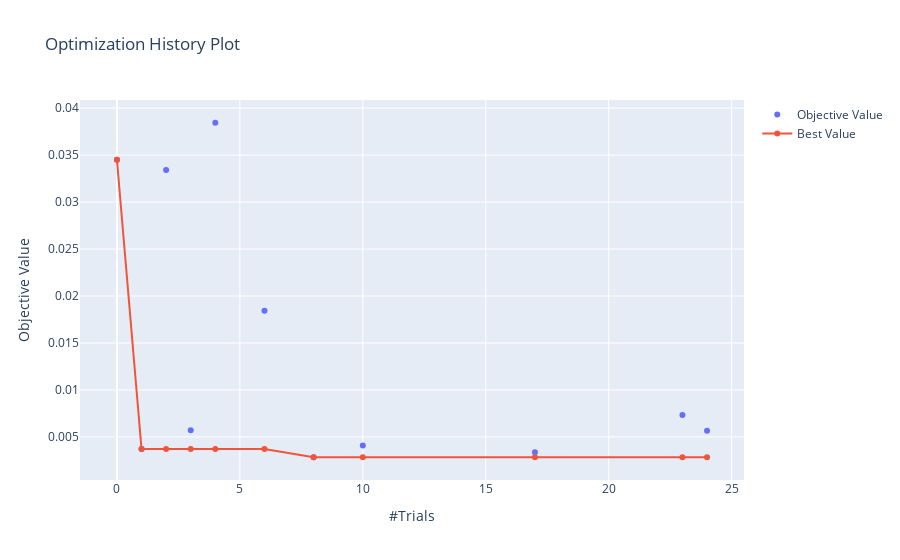

Notebook code cell kept with this figure:
### Code cell
optuna.visualization.plot_optimization_history(study)

### Figure 1 — Plotly figure (JSON) as saved in the notebook; plotly's stock layout.template omitted (floating-point values rounded to 4 significant figures)
{"data": [{"mode": "markers", "name": "Objective Value", "type": "scatter", "x": [0, 1, 2, 3, 4, 6, 8, 10, 17, 23, 24], "y": [0.03449, 0.003713, 0.03342, 0.005707, 0.03844, 0.01844, 0.002834, 0.004076, 0.003365, 0.007336, 0.005653]}, {"name": "Best Value", "type": "scatter", "x": [0, 1, 2, 3, 4, 6, 8, 10, 17, 23, 24], "y": [0.03449, 0.003713, 0.003713, 0.003713, 0.003713, 0.003713, 0.002834, 0.002834, 0.002834, 0.002834, 0.002834]}], "layout": {"title": {"text": "Optimization History Plot"}, "xaxis": {"title": {"text": "#Trials"}}, "yaxis": {"title": {"text": "Objective Value"}}}}
